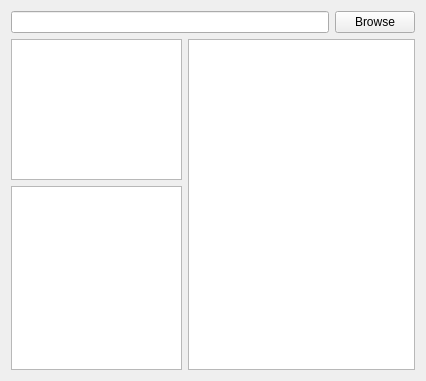
<?xml version="1.0" encoding="UTF-8"?>
<ui version="4.0">
 <class>Form</class>
 <widget class="QWidget" name="Form">
  <property name="geometry">
   <rect>
    <x>0</x>
    <y>0</y>
    <width>426</width>
    <height>381</height>
   </rect>
  </property>
  <property name="windowTitle">
   <string>File Reader</string>
  </property>
  <layout class="QGridLayout" name="gridLayout">
   <item row="0" column="0">
    <layout class="QHBoxLayout" name="horizontalLayout">
     <item>
      <widget class="QLineEdit" name="folder_le"/>
     </item>
     <item>
      <widget class="QPushButton" name="browse_pb">
       <property name="text">
        <string>Browse</string>
       </property>
      </widget>
     </item>
    </layout>
   </item>
   <item row="1" column="0">
    <layout class="QHBoxLayout" name="horizontalLayout_2">
     <item>
      <layout class="QVBoxLayout" name="verticalLayout">
       <item>
        <widget class="QListWidget" name="folders_lw">
         <property name="maximumSize">
          <size>
           <width>200</width>
           <height>150</height>
          </size>
         </property>
        </widget>
       </item>
       <item>
        <widget class="QListWidget" name="files_lw">
         <property name="maximumSize">
          <size>
           <width>200</width>
           <height>16777215</height>
          </size>
         </property>
        </widget>
       </item>
      </layout>
     </item>
     <item>
      <widget class="QTextBrowser" name="files_tb">
       <property name="sizePolicy">
        <sizepolicy hsizetype="Expanding" vsizetype="Expanding">
         <horstretch>0</horstretch>
         <verstretch>0</verstretch>
        </sizepolicy>
       </property>
       <property name="maximumSize">
        <size>
         <width>16777215</width>
         <height>16777215</height>
        </size>
       </property>
      </widget>
     </item>
    </layout>
   </item>
  </layout>
 </widget>
 <resources/>
 <connections/>
</ui>
